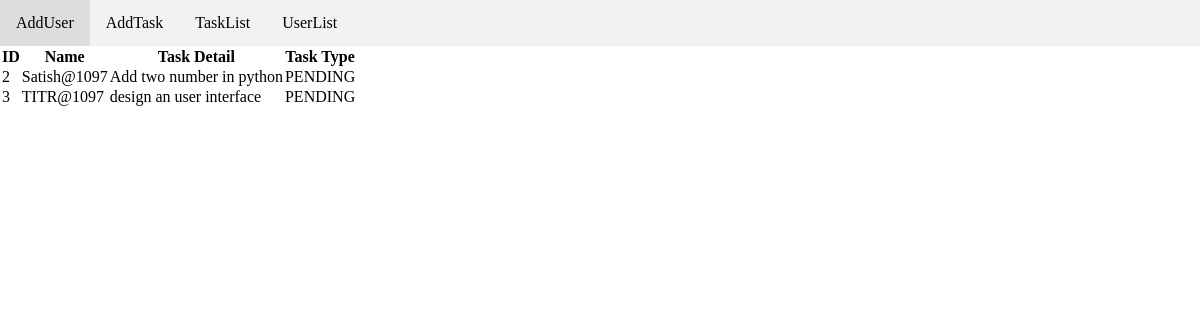
Before: /TaskList/ with the older database file.
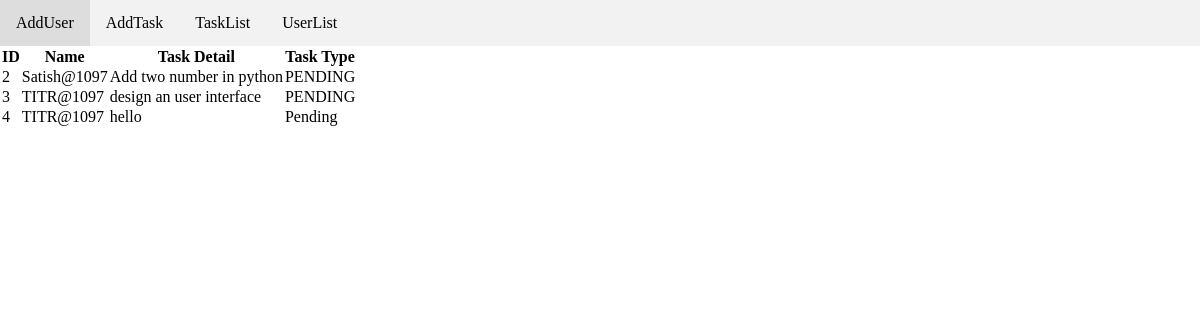
After: the same page with the newer database file.
### app/models.py (models this page shows, shortened)
class Task(models.Model):
    user=models.ForeignKey(User,on_delete=models.CASCADE)
    taskdetail=models.CharField(max_length=1000)
    tasktype = models.CharField(max_length=9,choices=choice,default="Pending")

class User(models.Model):
    name=models.CharField(max_length=20)
    email=models.EmailField()
    mobile=models.IntegerField()

### app/views.py (the view)
# urls.py: path('TaskList/',views.TaskList),
def TaskList(request):
    tasks = Task.objects.all()
    paginator = Paginator(tasks, 10)
    page_number = request.GET.get('page')
    page_data = paginator.get_page(page_number)
    return render(request, 'TaskList.html', {'page_data': page_data})

### app/Templates/TaskList.html
{% extends "default.html" %}
{% block container %}
<table>
    <tr>
        <th>ID</th>
        <th>Name</th>
        <th>Task Detail </th>
        <th>Task Type </th>
    </tr>
    {% for i in page_data %}
    <tr>
        <td>{{i.id}}</td>
        <td>{{i.user.name}}</td>
        <td>{{i.taskdetail}}</td>
        <td>{{i.tasktype}}</td>
    </tr>
    {% endfor %}
</table>
{% endblock  %}   User list html

### app/Templates/default.html (shortened to what this page needs)
{% block header %}
<!DOCTYPE html>
<html lang="en">
<head>
    <link rel="stylesheet" href="../static/css/style.css">
</head>
<body>
    <div class="nav">
        <ul>
            <li><a href="/AddUser">AddUser</a></li>
            <li><a href="/AddTask">AddTask</a></li>
            <li><a href="/TaskList">TaskList</a></li>
            <li><a href="/UserList">UserList</a></li>
        </ul>
    </div>
    {% endblock %}
    {% block container %}{% endblock %}
    {% block footer %}
</body>
</html>
{% endblock  %}

### app/static/css/style.css (style rules this page uses)
* { margin: 0; padding: 0; box-sizing: border-box; }
.nav { background-color: #f2f2f2; overflow: hidden; }
.nav ul { list-style-type: none; }
.nav li { float: left; }
.nav li a { display: block; color: #000; text-align: center; padding: 14px 16px; text-decoration: none; }

Changed rows visible on the page:
added Task: id "4", user.name "TITR@1097", taskdetail "hello", tasktype "Pending"
